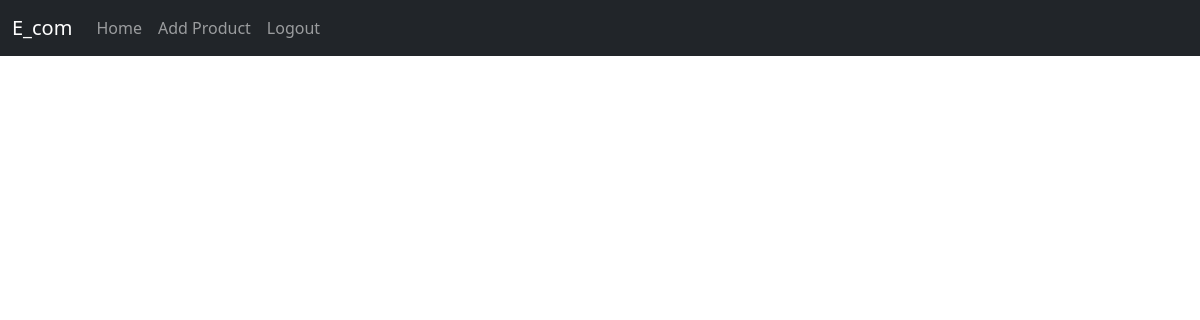
Page /shop_home (signed in) on the earlier database version.
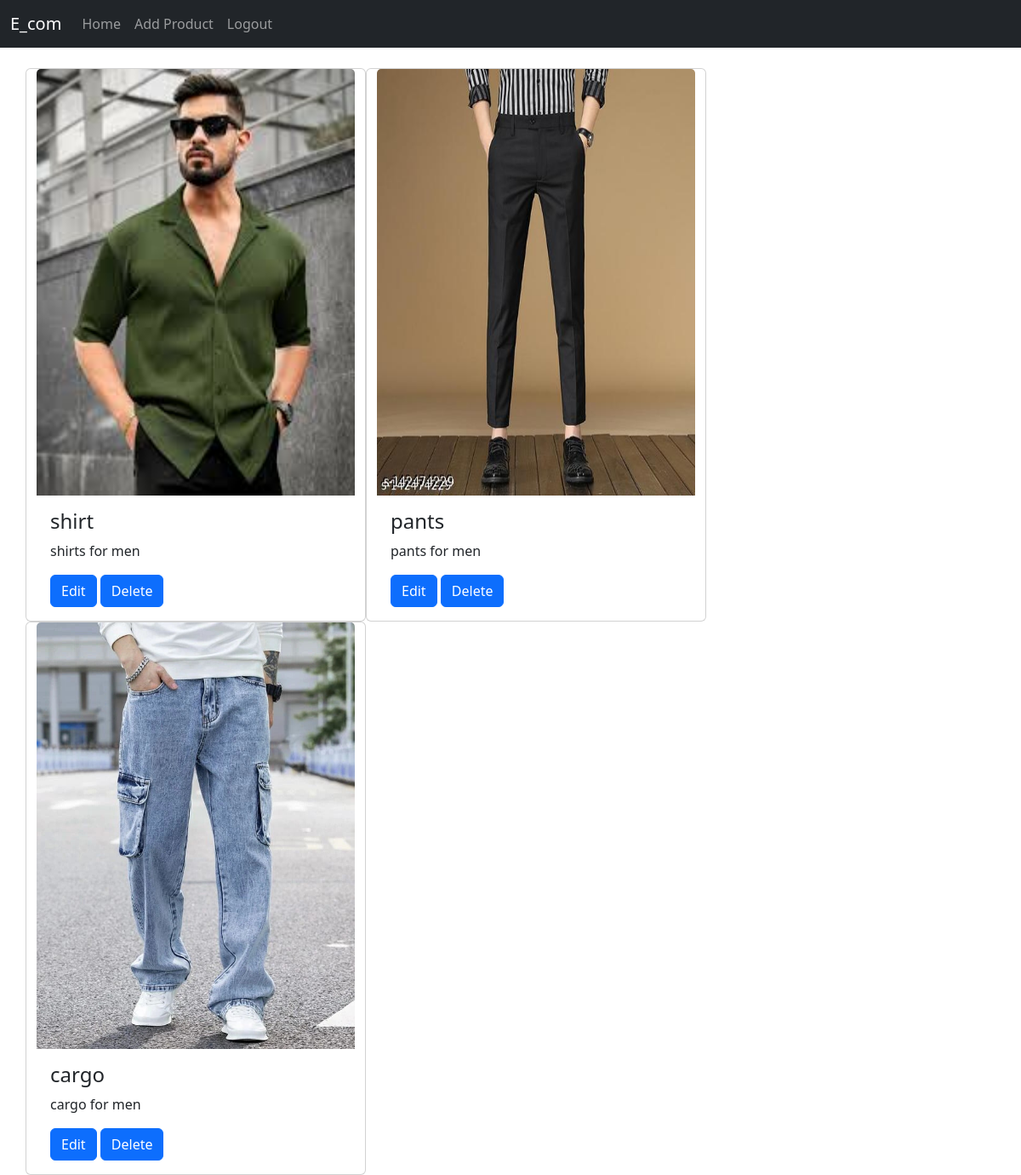
Same page on the later database version.
### app/models.py (models this page shows)
class product(models.Model):
    pid=models.TextField()
    name=models.TextField()
    dis=models.TextField()
    price=models.IntegerField()
    offer_price=models.IntegerField()
    stock=models.IntegerField()
    img=models.FileField()

### app/views.py (the view)
# urls.py: path('shop_home',views.shop_home),
def shop_home(req):
    if 'shop' in req.session:
        products=product.objects.all()
        return render(req,'shop/home.html',{'products':products})
    else:
        return redirect(e_com_login)

### templates/shop/home.html (shortened to what this page needs)
<!DOCTYPE html>
<html lang="en">
<head>
    <link href="https://cdn.jsdelivr.net/npm/bootstrap@5.3.3/dist/css/bootstrap.min.css" rel="stylesheet">
</head>
<body>
    <nav class="navbar navbar-expand-sm bg-dark navbar-dark">
        <div class="container-fluid">
          <a class="navbar-brand" href="#">E_com</a>
          <div class="collapse navbar-collapse" id="collapsibleNavbar">
            <ul class="navbar-nav">
              <li class="nav-item">
                <a class="nav-link" href="#">Home</a>
              </li>
              <li class="nav-item">
                <a class="nav-link" href="add product">Add Product</a>
              </li>
              <li class="nav-item">
                <a class="nav-link" href="logout">Logout</a>
              </li>
            </ul>
          </div>
        </div>
      </nav>
  <div class="container mt-4 ">
    <div class="row">
      {% for pro in products %}
      <div class="card" style="width:400px;height:650px">
        <img class="card-img-top" src="{{pro.img.url}}" alt="Card image" style="width:100%;height:400%">
        <div class="card-body">
          <h4 class="card-title">{{pro.name}}</h4>
          <p class="card-text">{{pro.dis}}</p>
          <a href='edit_product/{{pro.pk}}' class="btn btn-primary">Edit</a>
          <a href="#" class="btn btn-primary">Delete</a>
        </div>
      </div>
      {% endfor %}
    </div>
  </div>
</body>
</html>

Differences in the rows shown:
added product: img (picture), name "shirt", dis "shirts for men"
added product: img (picture), name "pants", dis "pants for men"
added product: img (picture), name "cargo", dis "cargo for men"
